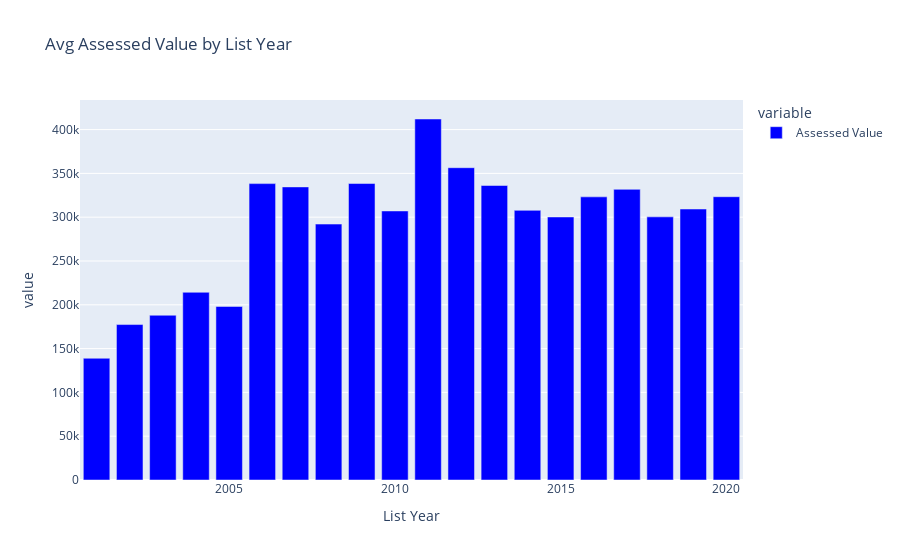

Source (notebook cell):
### Code cell
fig = px.bar(avg_assessed_value_by_year, 
             title="Avg Assessed Value by List Year", 
             color_discrete_sequence=["blue"])
fig.show()

### Figure 1 — Plotly figure (JSON) as saved in the notebook; plotly's stock layout.template omitted (floating-point values rounded to 4 significant figures)
{"data": [{"alignmentgroup": "True", "hovertemplate": "variable=Assessed Value<br>List Year=%{x}<br>value=%{y}<extra></extra>", "legendgroup": "Assessed Value", "marker": {"color": "blue", "pattern": {"shape": ""}}, "name": "Assessed Value", "offsetgroup": "Assessed Value", "orientation": "v", "showlegend": true, "textposition": "auto", "type": "bar", "x": [2001, 2002, 2003, 2004, 2005, 2006, 2007, 2008, 2009, 2010, 2011, 2012, 2013, 2014, 2015, 2016, 2017, 2018, 2019, 2020], "xaxis": "x", "y": [139000.0, 177400.0, 188100.0, 214300.0, 198100.0, 338300.0, 334500.0, 292100.0, 338400.0, 307100.0, 412100.0, 356500.0, 336100.0, 307800.0, 300200.0, 323200.0, 331800.0, 300400.0, 309300.0, 323400.0], "yaxis": "y"}], "layout": {"barmode": "relative", "legend": {"title": {"text": "variable"}, "tracegroupgap": 0}, "title": {"text": "Avg Assessed Value by List Year"}, "xaxis": {"anchor": "y", "domain": [0, 1], "title": {"text": "List Year"}}, "yaxis": {"anchor": "x", "domain": [0, 1], "title": {"text": "value"}}}}
